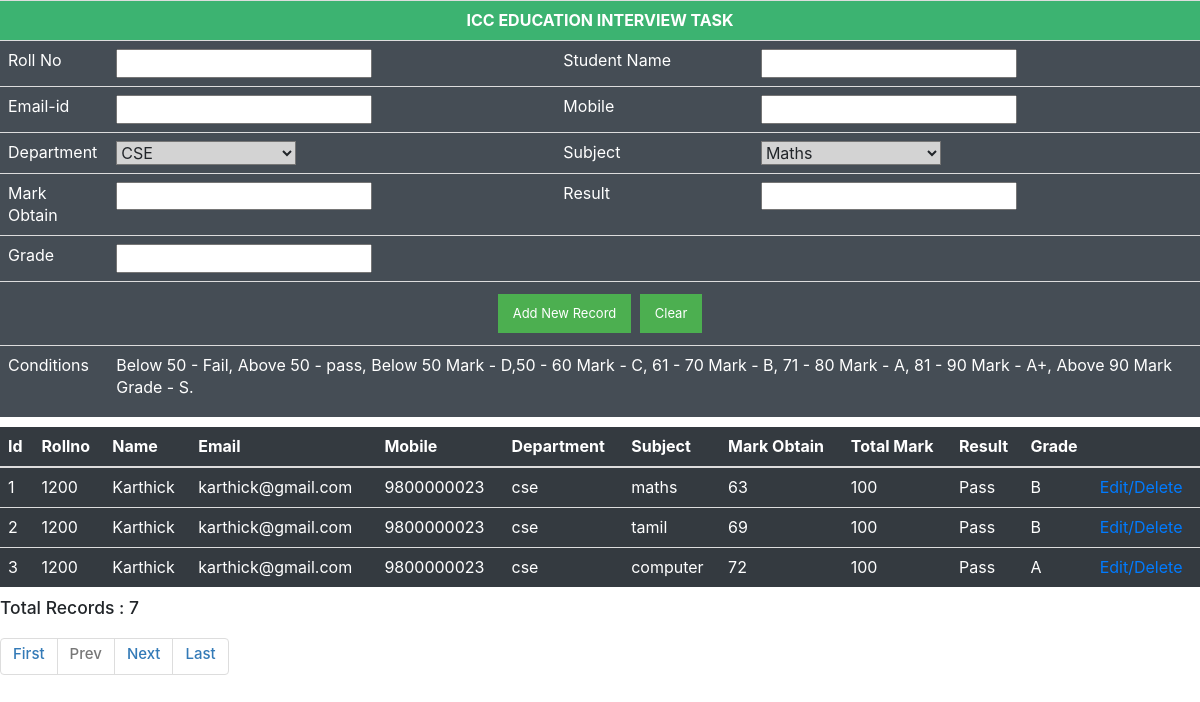
The page / on the database its author committed.
### tables this page shows
CREATE TABLE `students` (
  `id` int(10) NOT NULL AUTO_INCREMENT,
  `rollno` int(10) DEFAULT NULL,
  `name` varchar(100) DEFAULT NULL,
  `email` varchar(100) DEFAULT NULL,
  `mobile` varchar(100) DEFAULT NULL,
  `dept` varchar(100) DEFAULT NULL,
  PRIMARY KEY (`id`)
);

CREATE TABLE `results` (
  `id` int(10) NOT NULL AUTO_INCREMENT,
  `rollno` int(10) DEFAULT NULL,
  `subject` varchar(100) DEFAULT NULL,
  `total_mark` int(10) DEFAULT NULL,
  `mark_obtain` int(10) DEFAULT NULL,
  `result` varchar(10) DEFAULT NULL,
  `grade` varchar(100) DEFAULT NULL,
  PRIMARY KEY (`id`)
);

### crud.php (called while the page is built, shortened)
<?php
Class CrudConnect
{
	public $servername 	= "localhost";
	public $username 	= "root";
	public $password 	= "";
	public $database 	= "test";
	public $conn;
	function connect()
	{
		$this->conn = mysqli_connect($this->servername, $this->username,$this->password,$this->database);
		return $this->conn;
	}
	function select($offset, $no_of_records_per_page)
	{
		$sql = "SELECT r.id, s.rollno, s.name, s.email, s.mobile, s.dept, r.subject, r.total_mark, r.mark_obtain, r.result, r.grade
				FROM students s, results r
				WHERE s.rollno = r.rollno
				ORDER BY r.id ASC
				LIMIT $offset, $no_of_records_per_page";
		$select_result = mysqli_query($this->conn,$sql);
		return $select_result;
	}
}
?>

### index.php (the view, shortened to what this page needs)
<?php
	include 'add_new_record.php';
	include_once('crud.php');
	$objSelect 	= new CrudConnect();
	$conn 		= $objSelect->connect();
	if (isset($_GET['pageno']))
	{
		$pageno = $_GET['pageno'];
	}
	else
	{
		$pageno = 1;
	}
	$no_of_records_per_page = 3;
	$offset = ($pageno-1) * $no_of_records_per_page;
	$total_pages_sql = "SELECT COUNT(*) FROM students s, results r where s.rollno = r.rollno";
	$result = mysqli_query($conn,$total_pages_sql);
	$total_rows = mysqli_fetch_array($result)[0];
	$total_pages = ceil($total_rows / $no_of_records_per_page);
	$res_data = $objSelect->select($offset, $no_of_records_per_page);
?>
<html>
<head>
<link rel="stylesheet" href="https://maxcdn.bootstrapcdn.com/bootstrap/3.3.7/css/bootstrap.min.css">
<link rel="stylesheet" href="https://stackpath.bootstrapcdn.com/bootstrap/4.5.2/css/bootstrap.min.css">
<link rel="stylesheet" href="https://maxcdn.bootstrapcdn.com/font-awesome/4.7.0/css/font-awesome.min.css">
</head>
<body>
	<table class="table table-dark">
		<thead>
			<tr >
			<th scope="col">Id</th>
			<th scope="col">Rollno</th>
			<th scope="col">Name</th>
			<th scope="col">Email</th>
			<th scope="col">Mobile</th>
			<th scope="col">Department</th>
			<th scope="col">Subject</th>
			<th scope="col">Mark Obtain</th>
			<th scope="col">Total Mark</th>
			<th scope="col">Result</th>
			<th scope="col">Grade</th>
			<th scope="col"></th>
			</tr>
		</thead>
		<tbody>
			<?php
				while($row = mysqli_fetch_array($res_data))
				{
					$id 			= $row['id'];
					$rollno 		= $row['rollno'];
					$name 			= $row['name'];
					$email 			= $row['email'];
					$mobile 		= $row['mobile'];
					$dept 			= $row['dept'];
					$subject 		= $row['subject'];
					$mark_obtain 	= $row['mark_obtain'];
					$total_mark 	= $row['total_mark'];
					$result 		= $row['result'];
					$grade 			= $row['grade'];
			?>
					<tr>
					<td><?php echo $id; ?></td>
					<td><?php echo $rollno; ?></td>
					<td><?php echo $name; ?></td>
					<td><?php echo $email; ?></td>
					<td><?php echo $mobile; ?></td>
					<td><?php echo $dept; ?></td>
					<td><?php echo $subject; ?></td>
					<td><?php echo $mark_obtain; ?></td>
					<td><?php echo $total_mark; ?></td>
					<td><?php echo $result; ?></td>
					<td><?php echo $grade; ?></td>
					<td>
					<a href="edit_delete.php?id=<?php echo $id; ?>&rollno=<?php echo $rollno; ?>&name=<?php echo $name; ?>&email=<?php echo $email; ?> &mobile=<?php echo $mobile; ?>&dept=<?php echo $dept; ?>&subject=<?php echo $subject; ?>">Edit/Delete</a>
					</td>
					</tr>
			<?php
				}
			?>
		</tbody>
	</table>
	<h3>Total Records : <?php echo $total_rows; ?></h3>
    <ul class="pagination">
        <li><a href="?pageno=1"><h4>First</h4></a></li>
        <li class="<?php if($pageno <= 1){ echo 'disabled'; } ?>">
            <a href="<?php if($pageno <= 1){ echo '#'; } else { echo "?pageno=".($pageno - 1); } ?>"><h4>Prev</h4></a>
        </li>
        <li class="<?php if($pageno >= $total_pages){ echo 'disabled'; } ?>">
            <a href="<?php if($pageno >= $total_pages){ echo '#'; } else { echo "?pageno=".($pageno + 1); } ?>"><h4>Next</h4></a>
        </li>
        <li><a href="?pageno=<?php echo $total_pages; ?>"><h4>Last</h4></a></li>
    </ul>
</body>
</html>

### add_new_record.php (shortened to what this page needs)
<?php
include_once('crud.php');
?>
<html>
<head>
</head>
<body>
<form method="post" enctype="multipart/form-data">
<table class="table">
	<tr style="background-color:MediumSeaGreen;">
		<td colspan="4" align="Center" style="color:#fff"><b>ICC EDUCATION INTERVIEW TASK</b></td>
	</tr>
	<tr style="background-color:#454d55;">
		<td style="color:#fff">Roll No</td>
		<td><input type="text" name="rollno" required></td>
		<td style="color:#fff">Student Name</td>
		<td><input type="text" name="studentname" required /></td>
	</tr>
  <tr style="background-color:#454d55;">
    <td style="color:#fff">Email-id</td>
    <td><input type="email" name="email" required /></td>
	<td style="color:#fff">Mobile</td>
    <td><input type="text" maxlength="10" name="mobile" pattern="[0-9]+" name="m" required /></td>
  </tr>
  <tr style="background-color:#454d55;">
    <td style="color:#fff">Department</td>
    <td>
		<select name="dept" id="dept" style="width:180px;background-color:lightgrey;">
		<option value="cse">CSE</option>
		</select>
	</td>
	<td style="color:#fff">Subject</td>
    <td>
		<select name="subject" id="subject" style="width:180px;background-color:lightgrey;">
		<option value="maths">Maths</option>
		</select>
	</td>
  </tr>
  <tr style="background-color:#454d55;">
    <td style="color:#fff">Mark Obtain</td>
    <td><input type="text" name="mark_obtain" onkeyup="marks(this.value);" /></td>
	 <td style="color:#fff">Result</td>
    <td><input type="text"  id="result" name="result" readonly /></td>
  </tr>
  <tr style="background-color:#454d55;">
    <td style="color:#fff">Grade</td>
    <td colspan="3"><input type="text" id="grade"  name="grade" readonly /></td>
  </tr>
  <tr style="background-color:#454d55;">
	<td colspan="4" align="center"><input type="submit"  class="button button1" name="save" width="50" value="Add New Record"/>
	<input type="reset" id="clear" class="button button2" value="Clear">
	</td>
  </tr>
  <tr style="background-color:#454d55;">
  <td style="color:#fff">
  Conditions
  </td>
  <td colspan="3" style="color:#fff">
  <p>Below 50 - Fail, Above 50 - pass, Below 50 Mark - D,50 - 60 Mark - C, 61 - 70 Mark - B, 71 - 80 Mark - A, 81 - 90 Mark - A+, Above 90 Mark Grade - S.</p>
  </td>
  </tr>
</table>
</form>
</body>
</html>

### add_new_record.php (style rules this page uses)
.button { background-color: #4CAF50; border: none; color: white; padding: 10px 15px; text-align: center; text-decoration: none; display: inline-block; margin: 4px 2px; cursor: pointer; }
.button1 { font-size: 13px; }
.button2 { font-size: 13px; }

### rows shown on the page
students: results.id "1", rollno "1200", name "Karthick", email "karthick@gmail.com", mobile "9800000023", dept "cse", results.subject "maths", results.mark_obtain "63", results.total_mark "100", results.result "Pass", results.grade "B", results.id "2", results.subject "tamil", results.mark_obtain "69", results.id "3", results.subject "computer", results.mark_obtain "72", results.grade "A"

### other values the page prints
$total_rows "7"
